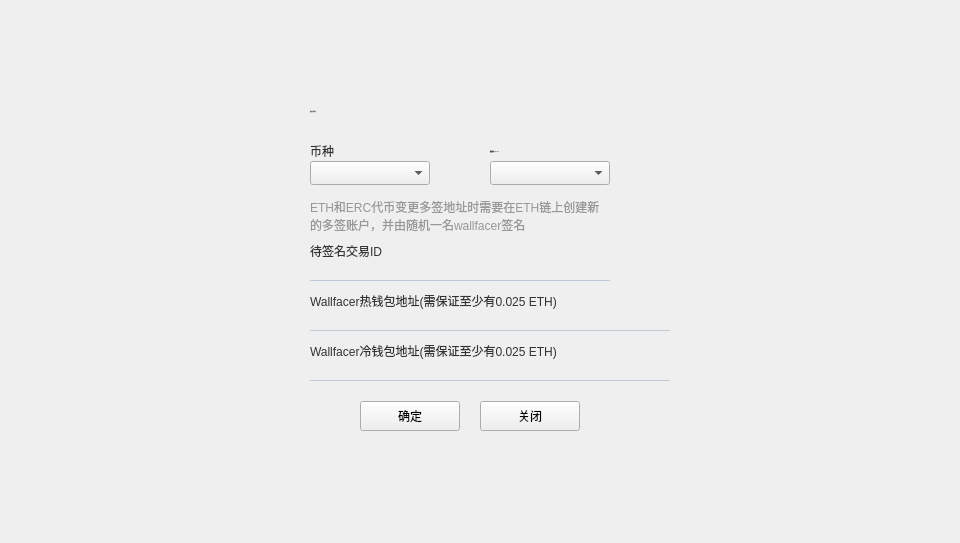
<?xml version="1.0" encoding="UTF-8"?>
<ui version="4.0">
 <class>ChangeCrosschainAddressDialog</class>
 <widget class="QDialog" name="ChangeCrosschainAddressDialog">
  <property name="geometry">
   <rect>
    <x>0</x>
    <y>0</y>
    <width>960</width>
    <height>543</height>
   </rect>
  </property>
  <property name="windowTitle">
   <string>Dialog</string>
  </property>
  <widget class="QWidget" name="widget" native="true">
   <property name="geometry">
    <rect>
     <x>0</x>
     <y>0</y>
     <width>960</width>
     <height>543</height>
    </rect>
   </property>
   <property name="font">
    <font>
     <family>Microsoft YaHei UI Light</family>
     <weight>75</weight>
     <bold>true</bold>
    </font>
   </property>
   <widget class="QWidget" name="containerWidget" native="true">
    <property name="geometry">
     <rect>
      <x>280</x>
      <y>81</y>
      <width>400</width>
      <height>380</height>
     </rect>
    </property>
    <property name="font">
     <font>
      <family>微软雅黑</family>
      <weight>50</weight>
      <bold>false</bold>
     </font>
    </property>
    <property name="styleSheet">
     <string notr="true"/>
    </property>
    <widget class="QToolButton" name="closeBtn">
     <property name="geometry">
      <rect>
       <x>200</x>
       <y>320</y>
       <width>100</width>
       <height>30</height>
      </rect>
     </property>
     <property name="font">
      <font>
       <family>Microsoft YaHei UI Light</family>
       <weight>50</weight>
       <bold>false</bold>
      </font>
     </property>
     <property name="cursor">
      <cursorShape>PointingHandCursor</cursorShape>
     </property>
     <property name="styleSheet">
      <string notr="true"/>
     </property>
     <property name="text">
      <string>关闭</string>
     </property>
    </widget>
    <widget class="QLabel" name="label">
     <property name="geometry">
      <rect>
       <x>30</x>
       <y>20</y>
       <width>200</width>
       <height>20</height>
      </rect>
     </property>
     <property name="font">
      <font>
       <family>微软雅黑</family>
       <pointsize>-1</pointsize>
       <weight>50</weight>
       <italic>false</italic>
       <bold>false</bold>
      </font>
     </property>
     <property name="styleSheet">
      <string notr="true">QLabel{font:  14px &quot;微软雅黑&quot;;color: rgb(51, 51, 51);}

</string>
     </property>
     <property name="text">
      <string>变更多签地址</string>
     </property>
     <property name="alignment">
      <set>Qt::AlignLeading|Qt::AlignLeft|Qt::AlignVCenter</set>
     </property>
    </widget>
    <widget class="QLabel" name="label_2">
     <property name="geometry">
      <rect>
       <x>30</x>
       <y>60</y>
       <width>120</width>
       <height>20</height>
      </rect>
     </property>
     <property name="styleSheet">
      <string notr="true">QLabel{font:  12px &quot;微软雅黑&quot;;color: rgb(51, 51, 51);}

</string>
     </property>
     <property name="text">
      <string>币种</string>
     </property>
    </widget>
    <widget class="QComboBox" name="accountComboBox">
     <property name="geometry">
      <rect>
       <x>210</x>
       <y>80</y>
       <width>120</width>
       <height>24</height>
      </rect>
     </property>
     <property name="font">
      <font>
       <family>微软雅黑</family>
       <weight>50</weight>
       <bold>false</bold>
      </font>
     </property>
     <property name="focusPolicy">
      <enum>Qt::NoFocus</enum>
     </property>
     <property name="styleSheet">
      <string notr="true"/>
     </property>
    </widget>
    <widget class="QLabel" name="accountLabel">
     <property name="geometry">
      <rect>
       <x>210</x>
       <y>60</y>
       <width>120</width>
       <height>20</height>
      </rect>
     </property>
     <property name="font">
      <font>
       <family>微软雅黑</family>
       <pointsize>-1</pointsize>
       <weight>50</weight>
       <italic>false</italic>
       <bold>false</bold>
      </font>
     </property>
     <property name="styleSheet">
      <string notr="true">QLabel{font:  12px &quot;微软雅黑&quot;;color: rgb(51, 51, 51);}

</string>
     </property>
     <property name="text">
      <string>发起账户</string>
     </property>
     <property name="alignment">
      <set>Qt::AlignLeading|Qt::AlignLeft|Qt::AlignVCenter</set>
     </property>
    </widget>
    <widget class="QToolButton" name="okBtn">
     <property name="geometry">
      <rect>
       <x>80</x>
       <y>320</y>
       <width>100</width>
       <height>30</height>
      </rect>
     </property>
     <property name="font">
      <font>
       <family>Microsoft YaHei UI Light</family>
       <weight>50</weight>
       <bold>false</bold>
      </font>
     </property>
     <property name="cursor">
      <cursorShape>PointingHandCursor</cursorShape>
     </property>
     <property name="styleSheet">
      <string notr="true"/>
     </property>
     <property name="text">
      <string>确定</string>
     </property>
    </widget>
    <widget class="QComboBox" name="assetComboBox">
     <property name="geometry">
      <rect>
       <x>30</x>
       <y>80</y>
       <width>120</width>
       <height>24</height>
      </rect>
     </property>
     <property name="font">
      <font>
       <family>微软雅黑</family>
       <weight>50</weight>
       <bold>false</bold>
      </font>
     </property>
     <property name="focusPolicy">
      <enum>Qt::NoFocus</enum>
     </property>
     <property name="styleSheet">
      <string notr="true"/>
     </property>
    </widget>
    <widget class="QStackedWidget" name="stackedWidget">
     <property name="geometry">
      <rect>
       <x>0</x>
       <y>110</y>
       <width>400</width>
       <height>200</height>
      </rect>
     </property>
     <property name="currentIndex">
      <number>1</number>
     </property>
     <widget class="QWidget" name="page">
      <widget class="QLabel" name="label_5">
       <property name="geometry">
        <rect>
         <x>30</x>
         <y>10</y>
         <width>200</width>
         <height>20</height>
        </rect>
       </property>
       <property name="styleSheet">
        <string notr="true">QLabel{font:  12px &quot;微软雅黑&quot;;color: rgb(51, 51, 51);}

</string>
       </property>
       <property name="text">
        <string>最新热钱包地址</string>
       </property>
      </widget>
      <widget class="QLabel" name="label_7">
       <property name="geometry">
        <rect>
         <x>30</x>
         <y>120</y>
         <width>120</width>
         <height>20</height>
        </rect>
       </property>
       <property name="styleSheet">
        <string notr="true">QLabel{font:  12px &quot;微软雅黑&quot;;color: rgb(51, 51, 51);}

</string>
       </property>
       <property name="text">
        <string>终止确认时间（秒）</string>
       </property>
      </widget>
      <widget class="QLabel" name="hotAddressLabel">
       <property name="geometry">
        <rect>
         <x>30</x>
         <y>30</y>
         <width>300</width>
         <height>20</height>
        </rect>
       </property>
       <property name="styleSheet">
        <string notr="true">QLabel{border-top:none;border-left:none;border-right:none;border-bottom:1px solid rgb(192,202,212);font: 12px &quot;微软雅黑 Light&quot;;color: rgb(83,107,215);padding:0px 0px 0px 5px;}</string>
       </property>
       <property name="text">
        <string/>
       </property>
       <property name="textInteractionFlags">
        <set>Qt::LinksAccessibleByMouse|Qt::TextSelectableByMouse</set>
       </property>
      </widget>
      <widget class="QLabel" name="label_6">
       <property name="geometry">
        <rect>
         <x>30</x>
         <y>60</y>
         <width>200</width>
         <height>20</height>
        </rect>
       </property>
       <property name="styleSheet">
        <string notr="true">QLabel{font:  12px &quot;微软雅黑&quot;;color: rgb(51, 51, 51);}

</string>
       </property>
       <property name="text">
        <string>最新冷钱包地址</string>
       </property>
      </widget>
      <widget class="QLineEdit" name="timeLineEdit">
       <property name="geometry">
        <rect>
         <x>30</x>
         <y>150</y>
         <width>120</width>
         <height>20</height>
        </rect>
       </property>
       <property name="text">
        <string>86400</string>
       </property>
      </widget>
      <widget class="QLabel" name="coldAddressLabel">
       <property name="geometry">
        <rect>
         <x>30</x>
         <y>80</y>
         <width>300</width>
         <height>20</height>
        </rect>
       </property>
       <property name="styleSheet">
        <string notr="true">QLabel{border-top:none;border-left:none;border-right:none;border-bottom:1px solid rgb(192,202,212);font: 12px &quot;微软雅黑 Light&quot;;color: rgb(83,107,215);padding:0px 0px 0px 5px;}</string>
       </property>
       <property name="text">
        <string/>
       </property>
       <property name="textInteractionFlags">
        <set>Qt::LinksAccessibleByMouse|Qt::TextSelectableByMouse</set>
       </property>
      </widget>
     </widget>
     <widget class="QWidget" name="page_2">
      <widget class="QLabel" name="label_4">
       <property name="geometry">
        <rect>
         <x>30</x>
         <y>0</y>
         <width>300</width>
         <height>50</height>
        </rect>
       </property>
       <property name="styleSheet">
        <string notr="true">QLabel{font:  11px &quot;微软雅黑&quot;;color: rgb(151, 151, 151);}

</string>
       </property>
       <property name="text">
        <string>ETH和ERC代币变更多签地址时需要在ETH链上创建新的多签账户，并由随机一名wallfacer签名</string>
       </property>
       <property name="wordWrap">
        <bool>true</bool>
       </property>
      </widget>
      <widget class="QLabel" name="trxIdLabel">
       <property name="geometry">
        <rect>
         <x>30</x>
         <y>70</y>
         <width>300</width>
         <height>20</height>
        </rect>
       </property>
       <property name="styleSheet">
        <string notr="true">QLabel{border-top:none;border-left:none;border-right:none;border-bottom:1px solid rgb(192,202,212);font: 12px &quot;微软雅黑 Light&quot;;color: rgb(83,107,215);padding:0px 0px 0px 5px;}</string>
       </property>
       <property name="text">
        <string/>
       </property>
       <property name="textInteractionFlags">
        <set>Qt::LinksAccessibleByMouse|Qt::TextSelectableByMouse</set>
       </property>
      </widget>
      <widget class="QLabel" name="label_8">
       <property name="geometry">
        <rect>
         <x>30</x>
         <y>50</y>
         <width>200</width>
         <height>20</height>
        </rect>
       </property>
       <property name="styleSheet">
        <string notr="true">QLabel{font:  12px &quot;微软雅黑&quot;;color: rgb(51, 51, 51);}

</string>
       </property>
       <property name="text">
        <string>待签名交易ID</string>
       </property>
      </widget>
      <widget class="QLabel" name="senatorHotAddressLabel">
       <property name="geometry">
        <rect>
         <x>30</x>
         <y>120</y>
         <width>360</width>
         <height>20</height>
        </rect>
       </property>
       <property name="styleSheet">
        <string notr="true">QLabel{border-top:none;border-left:none;border-right:none;border-bottom:1px solid rgb(192,202,212);font: 11px &quot;微软雅黑 Light&quot;;color: rgb(83,107,215);padding:0px 0px 0px 5px;}</string>
       </property>
       <property name="text">
        <string/>
       </property>
       <property name="textInteractionFlags">
        <set>Qt::LinksAccessibleByMouse|Qt::TextSelectableByMouse</set>
       </property>
      </widget>
      <widget class="QLabel" name="label_9">
       <property name="geometry">
        <rect>
         <x>30</x>
         <y>100</y>
         <width>300</width>
         <height>20</height>
        </rect>
       </property>
       <property name="styleSheet">
        <string notr="true">QLabel{font:  12px &quot;微软雅黑&quot;;color: rgb(51, 51, 51);}

</string>
       </property>
       <property name="text">
        <string>Wallfacer热钱包地址(需保证至少有0.025 ETH)</string>
       </property>
      </widget>
      <widget class="QLabel" name="label_10">
       <property name="geometry">
        <rect>
         <x>30</x>
         <y>150</y>
         <width>300</width>
         <height>20</height>
        </rect>
       </property>
       <property name="styleSheet">
        <string notr="true">QLabel{font:  12px &quot;微软雅黑&quot;;color: rgb(51, 51, 51);}

</string>
       </property>
       <property name="text">
        <string>Wallfacer冷钱包地址(需保证至少有0.025 ETH)</string>
       </property>
      </widget>
      <widget class="QLabel" name="senatorColdAddressLabel">
       <property name="geometry">
        <rect>
         <x>30</x>
         <y>170</y>
         <width>360</width>
         <height>20</height>
        </rect>
       </property>
       <property name="styleSheet">
        <string notr="true">QLabel{border-top:none;border-left:none;border-right:none;border-bottom:1px solid rgb(192,202,212);font: 11px &quot;微软雅黑 Light&quot;;color: rgb(83,107,215);padding:0px 0px 0px 5px;}</string>
       </property>
       <property name="text">
        <string/>
       </property>
       <property name="textInteractionFlags">
        <set>Qt::LinksAccessibleByMouse|Qt::TextSelectableByMouse</set>
       </property>
      </widget>
     </widget>
    </widget>
    <widget class="QLabel" name="signerLabel">
     <property name="geometry">
      <rect>
       <x>210</x>
       <y>80</y>
       <width>180</width>
       <height>20</height>
      </rect>
     </property>
     <property name="font">
      <font>
       <family>微软雅黑</family>
       <pointsize>-1</pointsize>
       <weight>50</weight>
       <italic>false</italic>
       <bold>false</bold>
      </font>
     </property>
     <property name="styleSheet">
      <string notr="true">QLabel{font:  12px &quot;微软雅黑&quot;;color: rgb(83,107,215);}

</string>
     </property>
     <property name="text">
      <string/>
     </property>
     <property name="alignment">
      <set>Qt::AlignLeading|Qt::AlignLeft|Qt::AlignVCenter</set>
     </property>
    </widget>
    <widget class="QLabel" name="signerLabel2">
     <property name="geometry">
      <rect>
       <x>210</x>
       <y>60</y>
       <width>180</width>
       <height>20</height>
      </rect>
     </property>
     <property name="font">
      <font>
       <family>微软雅黑</family>
       <pointsize>-1</pointsize>
       <weight>50</weight>
       <italic>false</italic>
       <bold>false</bold>
      </font>
     </property>
     <property name="styleSheet">
      <string notr="true">QLabel{font:  12px &quot;微软雅黑&quot;;color: rgb(51, 51, 51);}

</string>
     </property>
     <property name="text">
      <string>随机的签名wallfacer</string>
     </property>
     <property name="alignment">
      <set>Qt::AlignLeading|Qt::AlignLeft|Qt::AlignVCenter</set>
     </property>
    </widget>
    <zorder>signerLabel2</zorder>
    <zorder>stackedWidget</zorder>
    <zorder>closeBtn</zorder>
    <zorder>label</zorder>
    <zorder>label_2</zorder>
    <zorder>accountComboBox</zorder>
    <zorder>accountLabel</zorder>
    <zorder>okBtn</zorder>
    <zorder>assetComboBox</zorder>
    <zorder>signerLabel</zorder>
   </widget>
  </widget>
 </widget>
 <resources/>
 <connections/>
</ui>
